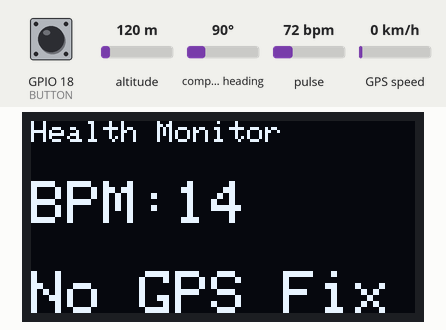
Simulated run of this sketch. Board: ESP32. On the bench: 128×64 one-colour display. The inputs (shaded band) are chosen by the test bench; at power-on: GPIO 18 (BUTTON) HIGH, pulse 72 bpm, altitude 120 m, compass heading 90°, GPS speed 0 km/h. The GPS gets a fix after 3 s at 37.7749, -122.4194 with 8 satellites; the modem accepts every AT command (registered, SIM ready, sends succeed) and sends nothing else.

Above: at 1.2 s.
1.3 s: GPIO 18 (BUTTON) pulled LOW for 0.15 s
At 4.2 s:
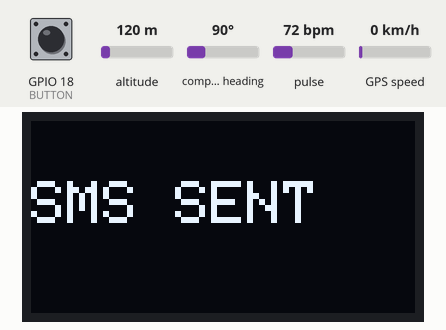
8.9 s: pulse set to 100 bpm
At 11.5 s:
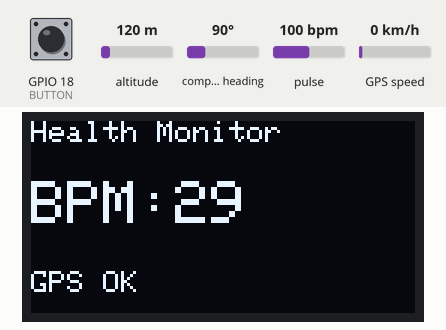
13.0 s: pulse set to 70 bpm
At 15.9 s:
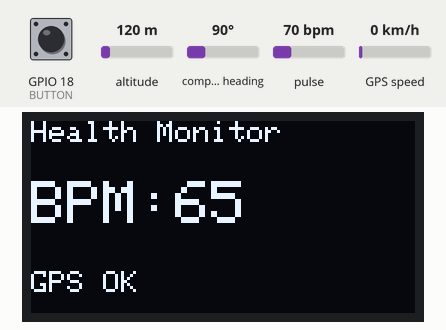
16.1 s: GPIO 18 (BUTTON) pulled LOW for 1 s
At 19.4 s:
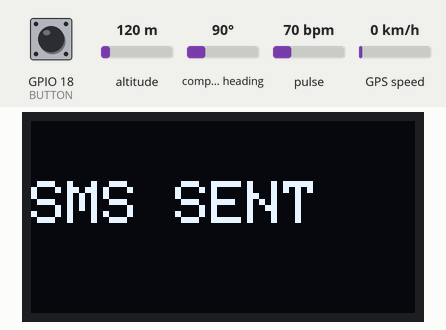
Timing chart, 0 to 20.7 s (numbered marks = the images above; inputs shaded):
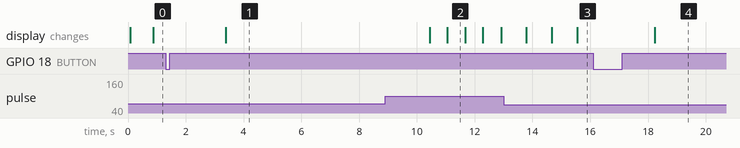

The sketch:

main.ino
```cpp
#include <Wire.h>
#include "MAX30105.h"
#include "heartRate.h"
#include <Adafruit_GFX.h>
#include <Adafruit_SSD1306.h>
#include <TinyGPS++.h>

// ================= OLED =================
#define SCREEN_WIDTH 128
#define SCREEN_HEIGHT 64
Adafruit_SSD1306 display(SCREEN_WIDTH, SCREEN_HEIGHT, &Wire, -1);

// ================= Sensors =================
MAX30105 particleSensor;
TinyGPSPlus gps;

// ================= GSM & GPS UART =================
#define RXD2 16
#define TXD2 17

#define RXD1 4
#define TXD1 5

// ================= Button =================
#define BUTTON 18

// ================= Variables =================
long lastBeat = 0;
float bpm = 0;
float avgBPM = 0;

// ================= Setup =================
void setup() {
  Serial.begin(115200);

  Serial1.begin(9600, SERIAL_8N1, RXD1, TXD1); // GPS
  Serial2.begin(9600, SERIAL_8N1, RXD2, TXD2); // GSM

  Wire.begin(21, 22);

  pinMode(BUTTON, INPUT_PULLUP);

  // OLED INIT
  if (!display.begin(SSD1306_SWITCHCAPVCC, 0x3C)) {
    while (1);
  }

  display.clearDisplay();
  display.setTextColor(WHITE);

  // HEART SENSOR INIT
  if (!particleSensor.begin(Wire, I2C_SPEED_FAST)) {
    display.println("MAX30105 Error");
    display.display();
    while (1);
  }

  particleSensor.setup();
  particleSensor.setPulseAmplitudeRed(0x0A);
  particleSensor.setPulseAmplitudeGreen(0);
}

// ================= LOOP =================
void loop() {

  // ---------- HEART RATE ----------
  long irValue = particleSensor.getIR();

  if (checkForBeat(irValue)) {
    long delta = millis() - lastBeat;
    lastBeat = millis();

    bpm = 60 / (delta / 1000.0);

    // smoothing filter
    avgBPM = (avgBPM * 0.8) + (bpm * 0.2);
  }

  // ---------- GPS ----------
  while (Serial1.available()) {
    gps.encode(Serial1.read());
  }

  // ---------- DISPLAY ----------
  display.clearDisplay();
  display.setTextSize(1);

  display.setCursor(0, 0);
  display.println("Health Monitor");

  display.setTextSize(2);
  display.setCursor(0, 20);
  display.print("BPM:");
  display.println((int)avgBPM);

  if (gps.location.isValid()) {
    display.setTextSize(1);
    display.setCursor(0, 50);
    display.println("GPS OK");
  } else {
    display.setCursor(0, 50);
    display.println("No GPS Fix");
  }

  display.display();

  // ---------- BUTTON ----------
  if (digitalRead(BUTTON) == LOW) {
    delay(50); // debounce

    if (digitalRead(BUTTON) == LOW) {
      sendSMS();
      delay(5000);
    }
  }
}

// ================= SEND SMS =================
void sendSMS() {

  float lat = gps.location.isValid() ? gps.location.lat() : 0.0;
  float lon = gps.location.isValid() ? gps.location.lng() : 0.0;

  String msg = "EMERGENCY ALERT!\n";

  msg += "Heart Rate: ";
  msg += String((int)avgBPM);
  msg += " BPM\n";

  msg += "Location:\n";

  if (gps.location.isValid()) {
    msg += "https://maps.google.com/?q=";
    msg += String(lat, 6);
    msg += ",";
    msg += String(lon, 6);
  } else {
    msg += "GPS Not Available";
  }

  // GSM COMMANDS
  Serial2.println("AT");
  delay(500);

  Serial2.println("AT+CMGF=1");
  delay(500);

  Serial2.println("AT+CMGS=\"+91XXXXXXXXXX\"");
  delay(500);

  Serial2.print(msg);
  delay(500);

  Serial2.write(26); // CTRL+Z

  // OLED message
  display.clearDisplay();
  display.setCursor(0, 20);
  display.setTextSize(2);
  display.println("SMS SENT");
  display.display();

  delay(2000);
}
```

Measured:
- after the input at 1.3 s, the display: changes after 2.1 s (image 1)
- after the input at 16.1 s, the display: changes after 2.1 s (image 4)
- what the display in image 2 shows lasts 0.6 s, from 11.1 s to 11.7 s
